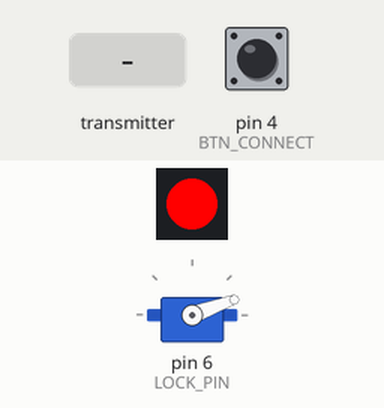
Recording of a sketch running on a simulated Arduino Uno, built with avr-gcc and run on an emulated ATmega328P. Parts: 1 RGB LEDs in strip order, left to right, servo. The test bench sets the inputs (shaded band); at power-on: pin 4 (BTN_CONNECT) HIGH. No radio packets arrive unless stated.

Above: at 1.2 s.
1.3 s: pin 4 (BTN_CONNECT) pulled LOW for 0.15 s
At 2.2 s:
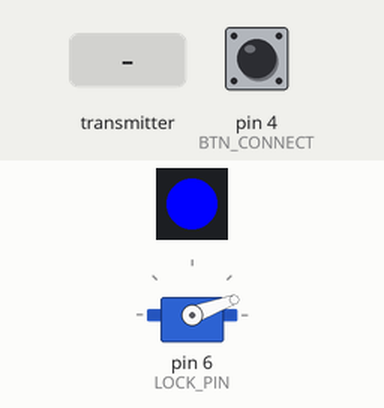
2.9 s: the transmitter starts sending temp = 1
At 3.3 s:
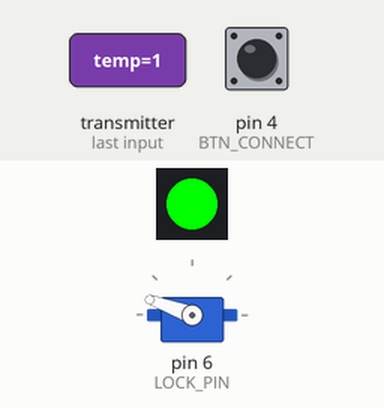
4.4 s: the transmitter starts sending temp = 0
At 5.1 s:
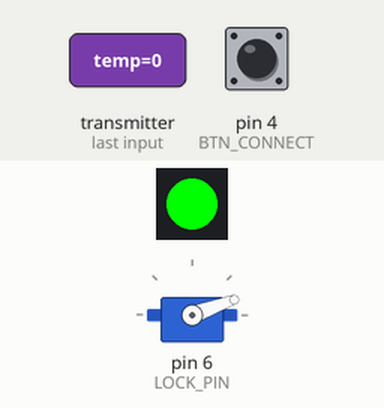
Timing chart, 0 to 7.4 s (numbered marks = the images above; inputs shaded):
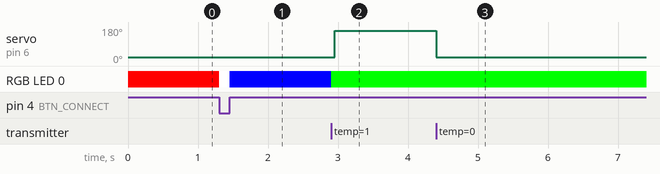

The sketch:

LockModule.ino
```cpp
#include <Servo.h>
#include <SPI.h>
#include "nRF24L01.h"
#include "RF24.h"
#include <Adafruit_NeoPixel.h>


#define BTN_CONNECT 4
#define LED_CONNECT 3
#define LOCK_PIN 6

Adafruit_NeoPixel connectionLED(1, LED_CONNECT, NEO_GRB + NEO_KHZ800);
RF24 radio(7, 8);
Servo lock;
const byte address[6] = "00003";
const byte addressWrite[6] = "00010";
boolean connectedToHub = false;


void setup() {
  // put your setup code here, to run once:

  connectionLED.begin();
  connectionLED.setPixelColor(0, connectionLED.Color(255, 0, 0));
  connectionLED.show();
  radio.begin();
  radio.setDataRate(RF24_2MBPS);
  radio.openWritingPipe(addressWrite);

  lock.attach(LOCK_PIN);
  lock.write(20);
  //  radio.openReadingPipe(0, address);
  pinMode(BTN_CONNECT, INPUT_PULLUP);
}

void loop() {
  if (!connectedToHub)
  {
    if (!digitalRead(BTN_CONNECT))
    {
      connectionLED.setPixelColor(0, connectionLED.Color(255, 255, 255));
      connectionLED.show();
      while (!digitalRead(BTN_CONNECT));
      int sender = 3;
      radio.write(&sender, sizeof(int));

      connectionLED.setPixelColor(0, connectionLED.Color(0, 0, 255));
      connectionLED.show();
      radio.openReadingPipe(0, address);
      radio.startListening();
      while (!radio.available());
      if (radio.available())
      {
        boolean temp = true;
        radio.read(&temp, sizeof(boolean));
        connectionLED.setPixelColor(0, connectionLED.Color(0, 255, 0));
        connectionLED.show();
        connectedToHub = true;
      }
    }
    else
    {
      connectionLED.setPixelColor(0, connectionLED.Color(255, 0, 0));
      connectionLED.show();
    }
  }


  else
  {
    radio.openReadingPipe(0, address);
    radio.startListening();
    if (radio.available())
    {
      int k;
      radio.read(&k, sizeof(k));

      if (k == 1)
      {
        lock.write(160);
      }
      else if (k == 0)
      {
        lock.write(20);
      }
    }
    connectionLED.setPixelColor(0, connectionLED.Color(0, 255, 0));
    connectionLED.show();
  }


}
```

Measured:
- after the input at 1.3 s, RGB LED 0: RGB(255, 0, 0) → RGB(255, 255, 255) at once, → RGB(0, 0, 255) 0.15 s later
- after the input at 2.9 s, servo on pin 6 (LOCK_PIN): 20° → 160° after 0.05 s; RGB LED 0: RGB(0, 0, 255) → RGB(0, 255, 0) at once
- after the input at 4.4 s, servo on pin 6 (LOCK_PIN): 160° → 20° at once
